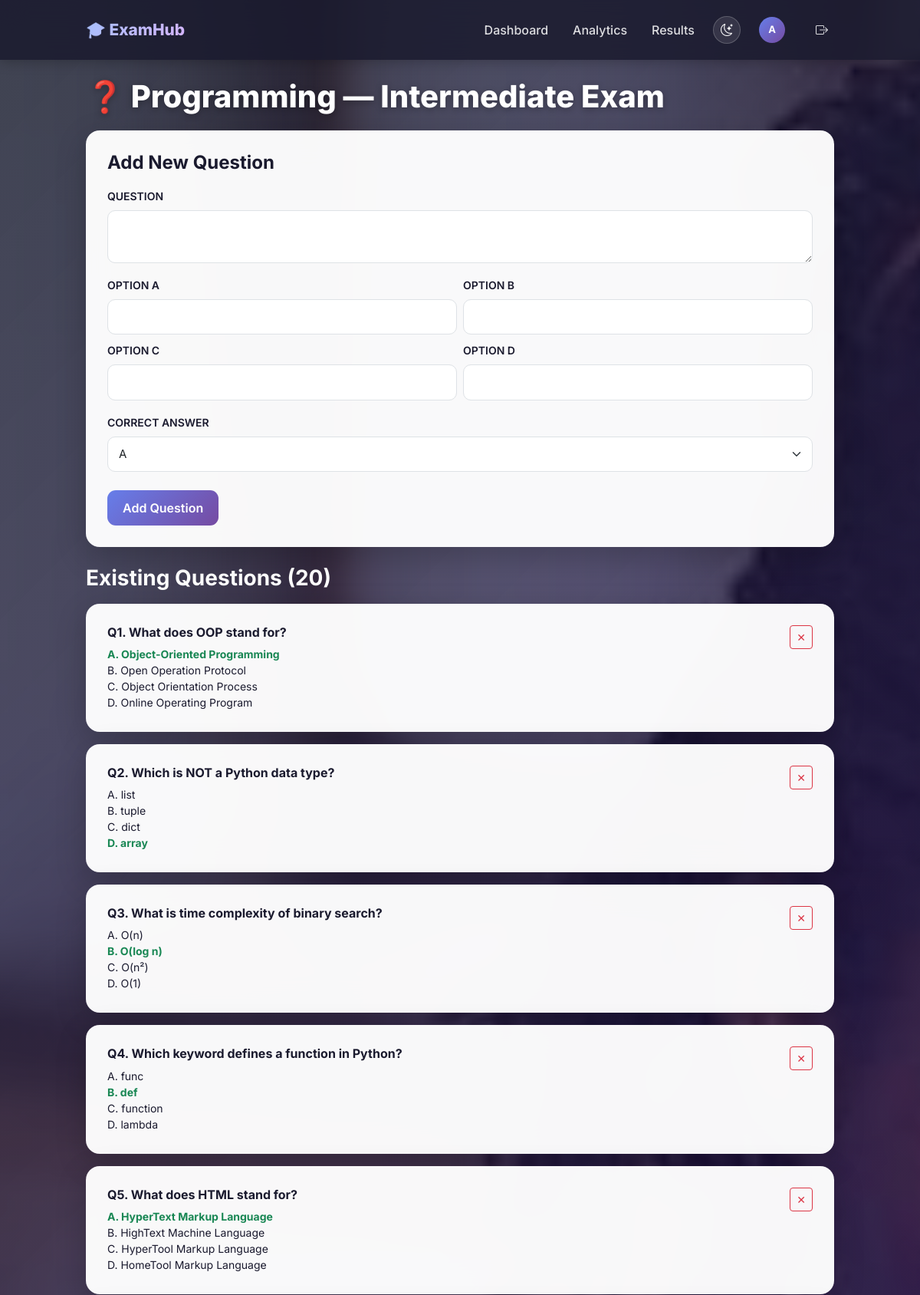
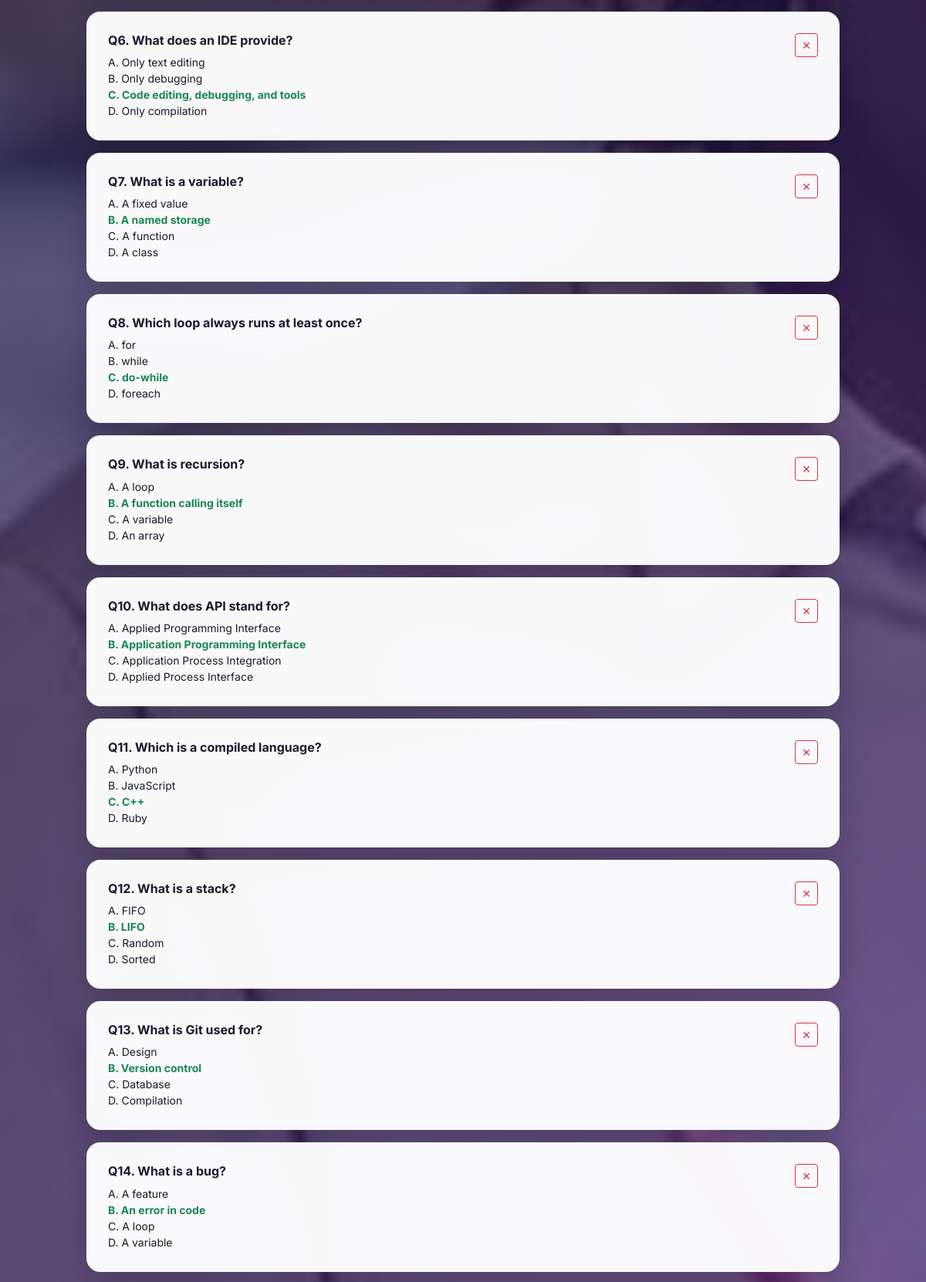
Screenshot of /admin/exam/2/questions (signed in, upper part) with the database file from the repository (2 pictures, top to bottom).
### models.py (models this page shows, shortened)
class User(UserMixin, db.Model):
    __tablename__ = 'user'
    id = db.Column(db.Integer, primary_key=True)
    username = db.Column(db.String(80), unique=True, nullable=False, index=True)
    password_hash = db.Column(db.String(200), nullable=False)
    is_admin = db.Column(db.Boolean, default=False, nullable=False)
    created_at = db.Column(db.DateTime, default=datetime.utcnow)
    results = db.relationship('Result', backref='student', lazy=True,
                              cascade='all, delete-orphan')

class Exam(db.Model):
    __tablename__ = 'exam'
    id = db.Column(db.Integer, primary_key=True)
    title = db.Column(db.String(200), nullable=False)
    description = db.Column(db.Text, nullable=True)
    duration_minutes = db.Column(db.Integer, nullable=False, default=30)
    category_id = db.Column(db.Integer, db.ForeignKey('category.id'), nullable=False)
    questions_per_attempt = db.Column(db.Integer, default=50)
    opens_at = db.Column(db.DateTime, nullable=True)
    closes_at = db.Column(db.DateTime, nullable=True)
    created_at = db.Column(db.DateTime, default=datetime.utcnow)
    questions = db.relationship('Question', backref='exam', lazy=True,
                                cascade='all, delete-orphan')
    results = db.relationship('Result', backref='exam', lazy=True,
                              cascade='all, delete-orphan')

class Question(db.Model):
    __tablename__ = 'question'
    id = db.Column(db.Integer, primary_key=True)
    exam_id = db.Column(db.Integer, db.ForeignKey('exam.id'), nullable=False)
    text = db.Column(db.Text, nullable=False)
    option_a = db.Column(db.String(300), nullable=False)
    option_b = db.Column(db.String(300), nullable=False)
    option_c = db.Column(db.String(300), nullable=False)
    option_d = db.Column(db.String(300), nullable=False)
    correct_answer = db.Column(db.String(1), nullable=False)
    difficulty = db.Column(db.String(10), default='Medium')  # Easy, Medium, Hard

### app.py (the view, shortened to what this page needs)
@app.route('/admin/exam/<int:exam_id>/questions', methods=['GET', 'POST'])
@admin_required
def admin_questions(exam_id):
    exam = Exam.query.get_or_404(exam_id)
    return render_template('admin_questions.html', exam=exam)

### app.py (called while the page is built)
@login_manager.user_loader
def load_user(user_id):
    return User.query.get(int(user_id))

def admin_required(f):
    @wraps(f)
    def wrapper(*args, **kwargs):
        if not current_user.is_authenticated:
            return redirect(url_for('login'))
        if not current_user.is_admin:
            abort(403)
        return f(*args, **kwargs)
    return wrapper

### templates/admin_questions.html (shortened to what this page needs)
{% extends 'base.html' %}
{% block content %}
<h1 class="page-title">❓ {{ exam.title }}</h1>
<div class="glass-card mb-4">
    <h4 class="fw-bold mb-3">Add New Question</h4>
    <form method="POST">
        <div class="mb-3">
            <label class="form-label fw-semibold small">QUESTION</label>
            <textarea name="text" class="form-control" rows="2" required></textarea>
        </div>
        <div class="row g-2">
            {% for letter, label in [('a','A'),('b','B'),('c','C'),('d','D')] %}
            <div class="col-md-6">
                <label class="form-label fw-semibold small">OPTION {{ label }}</label>
                <input type="text" name="option_{{ letter }}" class="form-control" required>
            </div>
            {% endfor %}
        </div>
        <div class="mt-3 mb-4">
            <label class="form-label fw-semibold small">CORRECT ANSWER</label>
            <select name="correct_answer" class="form-select" required>
                <option value="A">A</option><option value="B">B</option>
            </select>
        </div>
        <button class="btn btn-primary">Add Question</button>
    </form>
</div>
<h3 class="text-white fw-bold mb-3">Existing Questions ({{ exam.questions|length }})</h3>
{% for q in exam.questions %}
<div class="glass-card mb-3">
    <div class="d-flex justify-content-between align-items-start">
        <div class="flex-grow-1">
            <h6 class="fw-bold">Q{{ loop.index }}. {{ q.text }}</h6>
            <ul class="list-unstyled mb-0 small">
                <li {% if q.correct_answer == 'A' %}class="text-success fw-bold"{% endif %}>A. {{ q.option_a }}</li>
                <li {% if q.correct_answer == 'B' %}class="text-success fw-bold"{% endif %}>B. {{ q.option_b }}</li>
                <li {% if q.correct_answer == 'C' %}class="text-success fw-bold"{% endif %}>C. {{ q.option_c }}</li>
                <li {% if q.correct_answer == 'D' %}class="text-success fw-bold"{% endif %}>D. {{ q.option_d }}</li>
            </ul>
        </div>
        <form method="POST" action="/admin/question/{{ q.id }}/delete" onsubmit="return confirm('Delete?');">
            <button class="btn btn-sm btn-outline-danger">✕</button>
        </form>
    </div>
</div>
{% else %}
<div class="glass-card text-center py-4 text-muted">No questions yet. Add your first above.</div>
{% endfor %}
{% endblock %}

### templates/base.html (shortened to what this page needs)
<!DOCTYPE html>
<html lang="en">
<head>
    <link href="https://cdn.jsdelivr.net/npm/bootstrap@5.3.3/dist/css/bootstrap.min.css" rel="stylesheet">
    <link rel="stylesheet" href="https://cdn.jsdelivr.net/npm/bootstrap-icons@1.11.3/font/bootstrap-icons.css">
</head>
<body>
<nav class="navbar navbar-expand-lg navbar-dark app-navbar">
    <div class="container" style="max-width:1000px;">
        <a class="navbar-brand" href="/">🎓 ExamHub</a>
        <div class="navbar-nav ms-auto align-items-center flex-row gap-3">
            {% if current_user.is_authenticated %}
                {% if current_user.is_admin %}
                    <a class="nav-link" href="/admin">Dashboard</a>
                    <a class="nav-link" href="/admin/analytics">Analytics</a>
                    <a class="nav-link" href="/admin/results">Results</a>
                {% else %}
                    <a class="nav-link" href="/dashboard">Exams</a>
                    <a class="nav-link" href="/my-results">My Results</a>
                {% endif %}
                <button class="theme-toggle" id="themeToggle" title="Toggle theme">
                    <i class="bi bi-moon-stars" id="themeIcon"></i>
                </button>
                <a class="nav-link" href="/profile" title="Profile">
                    <span class="avatar">{{ current_user.username[0].upper() }}</span>
                </a>
                <a class="nav-link" href="/logout"><i class="bi bi-box-arrow-right"></i></a>
            {% else %}
                <a class="nav-link" href="/login">Login</a>
                <a class="nav-link" href="/signup">Sign Up</a>
            {% endif %}
        </div>
    </div>
</nav>
<div class="container my-4" style="max-width: 1000px;">
    {% block content %}{% endblock %}
</div>
</body>
</html>

### rows the page displays
User: username "A"
Exam: title "Programming — Intermediate Exam"
Question: text "What does OOP stand for?", option_a "Object-Oriented Programming", option_b "Open Operation Protocol", option_c "Object Orientation Process", option_d "Online Operating Program"
Question: text "Which is NOT a Python data type?", option_a "list", option_b "tuple", option_c "dict", option_d "array"
Question: text "What is time complexity of binary search?", option_a "O(n)", option_b "O(log n)", option_c "O(n²)", option_d "O(1)"
Question: text "Which keyword defines a function in Python?", option_a "func", option_b "def", option_c "function", option_d "lambda"
Question: text "What does HTML stand for?", option_a "HyperText Markup Language", option_b "HighText Machine Language", option_c "HyperTool Markup Language", option_d "HomeTool Markup Language"
Question: text "What does an IDE provide?", option_a "Only text editing", option_b "Only debugging", option_c "Code editing, debugging, and tools", option_d "Only compilation"
Question: text "What is a variable?", option_a "A fixed value", option_b "A named storage", option_c "A function", option_d "A class"
Question: text "Which loop always runs at least once?", option_a "for", option_b "while", option_c "do-while", option_d "foreach"
Question: text "What is recursion?", option_a "A loop", option_b "A function calling itself", option_c "A variable", option_d "An array"
Question: text "What does API stand for?", option_a "Applied Programming Interface", option_b "Application Programming Interface", option_c "Application Process Integration", option_d "Applied Process Interface"
Question: text "Which is a compiled language?", option_a "Python", option_b "JavaScript", option_c "C++", option_d "Ruby"
Question: text "What is a stack?", option_a "FIFO", option_b "LIFO", option_c "Random", option_d "Sorted"
Question: text "What is Git used for?", option_a "Design", option_b "Version control", option_c "Database", option_d "Compilation"
Question: text "What is a bug?", option_a "A feature", option_b "An error in code", option_c "A loop", option_d "A variable"

### other values shown
{{ label }} "A" "B" "C" "D"
{{ exam.questions|length }} "20"
